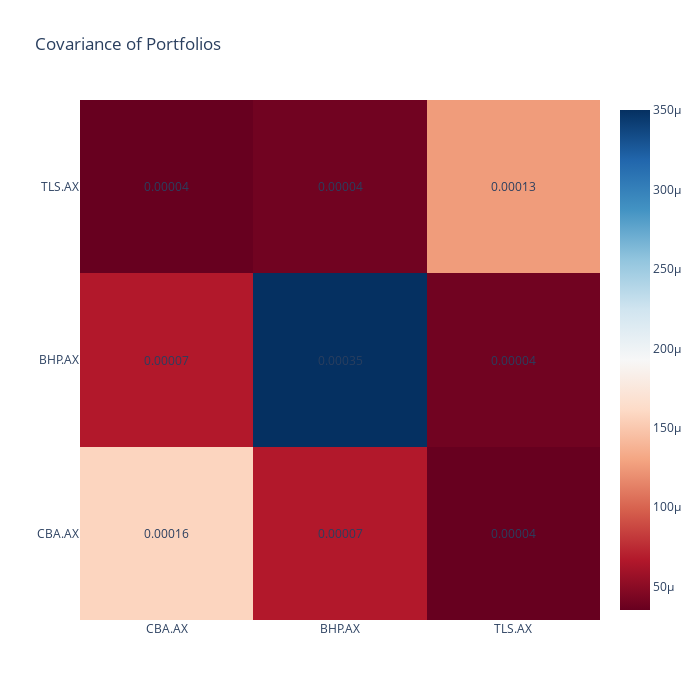

Source (notebook cell):
### Code cell
fig = go.Figure(layout=dict(width=700, height=700))
fig.add_trace(go.Heatmap(z=returns_cov,
                         x=returns_cov.index,
                         y=returns_cov.index,
                         colorscale="RdBu"))
fig.update_layout({
    "annotations" :[{"x": i[0],
                     "y": i[1],
                     "text": f"{v:.5f}",
                     "showarrow": False} for i, v in zip(returns_cov.stack().index, returns_cov.values.flatten())],
    "title": "Covariance of Portfolios"
    })
fig.show()

### Figure 1 — Plotly figure (JSON) as saved in the notebook; plotly's stock layout.template omitted (floating-point values rounded to 4 significant figures)
{"data": [{"colorscale": [[0, "rgb(103,0,31)"], [0.1, "rgb(178,24,43)"], [0.2, "rgb(214,96,77)"], [0.3, "rgb(244,165,130)"], [0.4, "rgb(253,219,199)"], [0.5, "rgb(247,247,247)"], [0.6, "rgb(209,229,240)"], [0.7, "rgb(146,197,222)"], [0.8, "rgb(67,147,195)"], [0.9, "rgb(33,102,172)"], [1, "rgb(5,48,97)"]], "type": "heatmap", "x": ["CBA.AX", "BHP.AX", "TLS.AX"], "y": ["CBA.AX", "BHP.AX", "TLS.AX"], "z": [[0.0001575, 6.668e-05, 3.519e-05], [6.668e-05, 0.0003501, 3.933e-05], [3.519e-05, 3.933e-05, 0.0001254]]}], "layout": {"annotations": [{"showarrow": false, "text": "0.00016", "x": "CBA.AX", "y": "CBA.AX"}, {"showarrow": false, "text": "0.00007", "x": "CBA.AX", "y": "BHP.AX"}, {"showarrow": false, "text": "0.00004", "x": "CBA.AX", "y": "TLS.AX"}, {"showarrow": false, "text": "0.00007", "x": "BHP.AX", "y": "CBA.AX"}, {"showarrow": false, "text": "0.00035", "x": "BHP.AX", "y": "BHP.AX"}, {"showarrow": false, "text": "0.00004", "x": "BHP.AX", "y": "TLS.AX"}, {"showarrow": false, "text": "0.00004", "x": "TLS.AX", "y": "CBA.AX"}, {"showarrow": false, "text": "0.00004", "x": "TLS.AX", "y": "BHP.AX"}, {"showarrow": false, "text": "0.00013", "x": "TLS.AX", "y": "TLS.AX"}], "height": 700, "title": {"text": "Covariance of Portfolios"}, "width": 700}}
